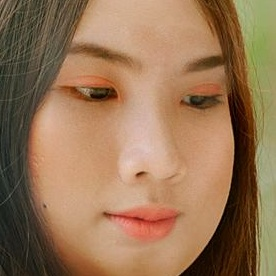
#> input picture dataset_faces/training_fake/easy_100_1111.jpg, 276 x 276 px; its folder holds only this picture in this run
$ python extract_faces.py
#> lines starting #> are read from the running program, lines starting #| are printed output that depends on the picture
import cv2
import os

input_dir = "dataset_faces"
output_dir = "dataset_faces"

face_cascade = cv2.CascadeClassifier(
    cv2.data.haarcascades + "haarcascade_frontalface_default.xml"
)

os.makedirs(output_dir, exist_ok=True)

for category in ["training_fake", "training_real"]:

    os.makedirs(os.path.join(output_dir, category), exist_ok=True)

    path = os.path.join(input_dir, category)

    for img_name in os.listdir(path):

        img_path = os.path.join(path, img_name)

        img = cv2.imread(img_path)
#> img is the input picture: shape (276, 276, 3); mean B, G, R 85.4, 117, 151.4

        if img is None:
            continue

        gray = cv2.cvtColor(img, cv2.COLOR_BGR2GRAY)
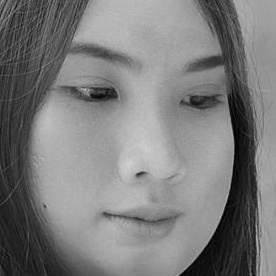
#> gray: shape (276, 276); min 2, max 209, mean 123.7

        faces = face_cascade.detectMultiScale(
            gray,
            scaleFactor=1.1,
            minNeighbors=4,
            minSize=(30,30)
        )
#> faces = [[25, 23, 240, 240]]

        if len(faces) > 0:
            x,y,w,h = faces[0]
#> x = 25; y = 23; w = 240; h = 240
            face = img[y:y+h, x:x+w]
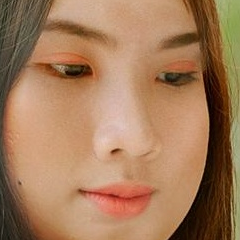
#> face: shape (240, 240, 3); mean B, G, R 90.3, 123.2, 164
        else:
            face = img

        save_path = os.path.join(output_dir, category, img_name)

        cv2.imwrite(save_path, face)
#> pass 2 of the loop `for category in ["training_fake", "training_real"]:`:
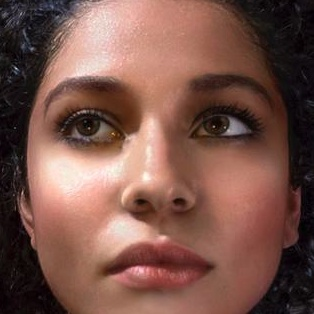
#> input picture dataset_faces/training_real/real_00006.jpg, 314 x 314 px
#> img is the input picture: shape (314, 314, 3); mean B, G, R 74.4, 84.4, 121.9
#> `gray = cv2.cvtColor(img, cv2.COLOR_BGR2GRAY)`:
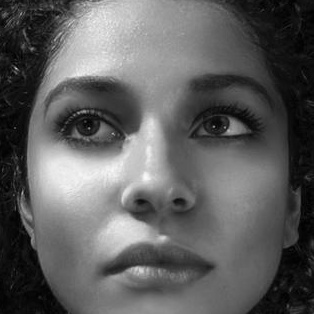
#> gray: shape (314, 314); min 1, max 251, mean 94.4
#> faces = [[17, 14, 273, 273]]
#> x = 17; y = 14; w = 273
#> `face = img[y:y+h, x:x+w]`:
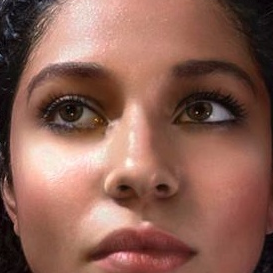
#> face: shape (273, 273, 3); mean B, G, R 84.6, 97, 140.2

print("Face extraction complete.")
